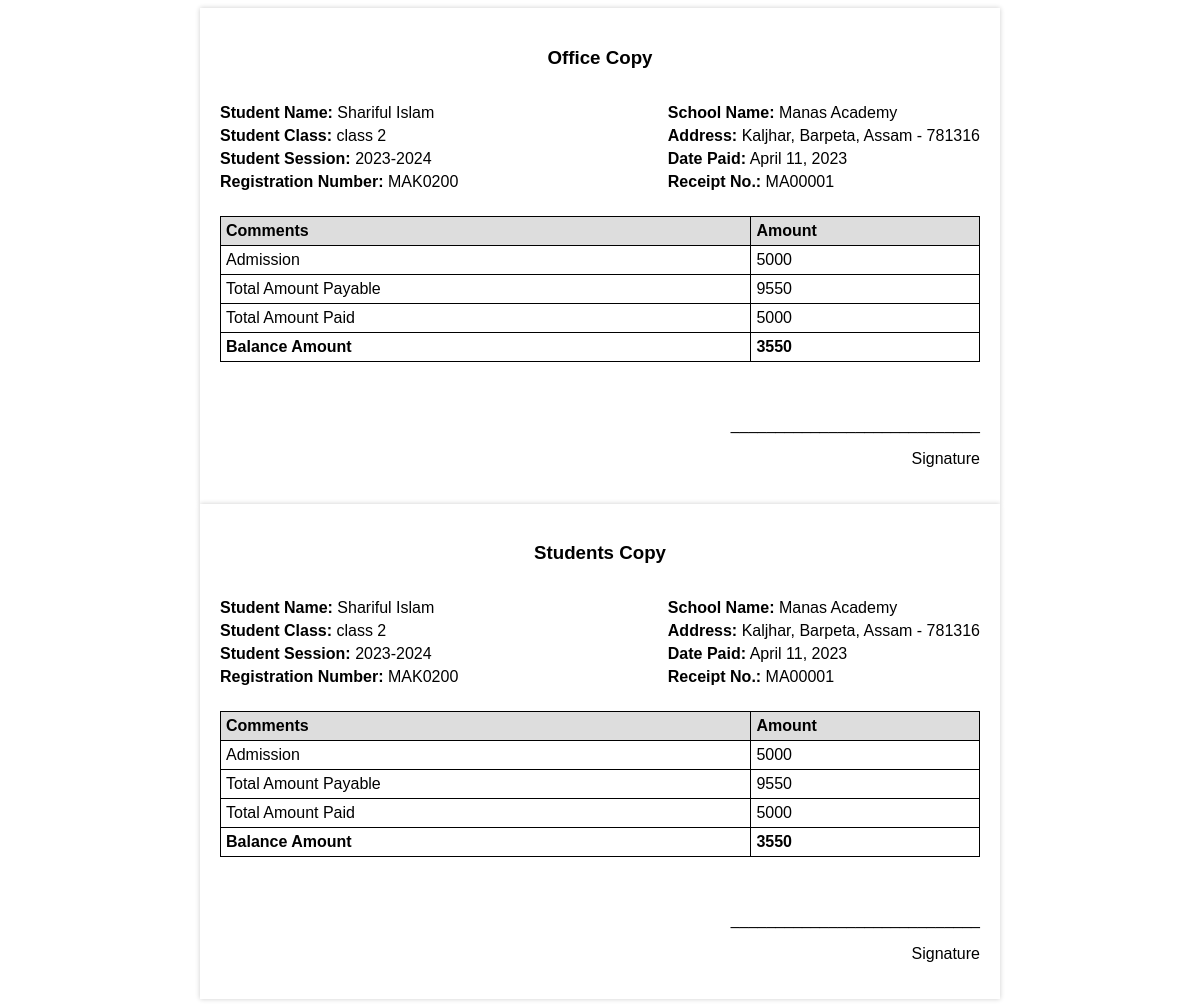
The app's page /finance/receipt/1/print/ with its own data.
### apps/finance/models.py (models this page shows, shortened)
class Receipt(models.Model):
    invoice = models.ForeignKey(Invoice, on_delete=models.CASCADE)
    amount_paid = models.IntegerField()
    date_paid = models.DateField(default=timezone.now)
    comment = models.CharField(max_length=200, blank=True)
    invoice_no = models.CharField(max_length=10, default=increment_invoice_number )

class Invoice(models.Model):
    student = models.ForeignKey(Student, on_delete=models.CASCADE)
    session = models.ForeignKey(AcademicSession, on_delete=models.CASCADE)
    term = models.ForeignKey(AcademicTerm, on_delete=models.CASCADE)
    class_for = models.ForeignKey(StudentClass, on_delete=models.CASCADE)
    balance_from_previous_term = models.IntegerField(default=0)
    status = models.CharField(
        max_length=20,
        choices=[("active", "Active"), ("closed", "Closed")],
        default="active",
    )
    discount = models.IntegerField(default=0)
    class Meta:
        ordering = ["student", "term"]
    def balance(self):
        payable = self.total_amount_payable()
        paid = self.total_amount_paid()
        return payable - paid - self.discount
    def amount_payable(self):
        items = InvoiceItem.objects.filter(invoice=self)
        total = 0
        for item in items:
            total += item.amount
        return total
    def total_amount_payable(self):
        return self.balance_from_previous_term + self.amount_payable()
    def total_amount_paid(self):
        receipts = Receipt.objects.filter(invoice=self)
        amount = 0
        for receipt in receipts:
            amount += receipt.amount_paid
        return amount

class InvoiceItem(models.Model):
    invoice = models.ForeignKey(Invoice, on_delete=models.CASCADE)
    CHOICES = [
        ("Admission Fee", "Admission Fee"),
		("Exam Fee","Exam Fee"),
		("Annual Function","Annual Function"),
		("Festival Fee","Festival Fee"),
        ("Library Fee","Library Fee"),
		("Electricity","Electricity"),
		("School Development","School Development"),
		("Id card, Diary, Belt & Tie","Id card, Diary, Belt & Tie"),
		("Tution Fee", "Tution Fee"),
    ]
    description = models.CharField(max_length=200, choices=CHOICES)
    amount = models.IntegerField()

### apps/students/models.py (models this page shows, shortened)
class Student(models.Model):
    STATUS_CHOICES = [("active", "Active"), ("inactive", "Inactive")]
    GENDER_CHOICES = [("male", "Male"), ("female", "Female")]
    CATEGORY_CHOICE = [("General", "General"),
                       ("SC", "SC"),
                       ("ST", "ST"),
                       ("OBC", "OBC"),
                       ("MOBC", "MOBC"),
                       ("Others", "Others"),
                       ]
    current_status = models.CharField(
        max_length=10, choices=STATUS_CHOICES, default="active"
    )
    registration_number = models.CharField(max_length = 500, default = increment_reg_number, null = True, blank = True)
    firstname = models.CharField(max_length=200)
    surname = models.CharField(max_length=200)
    fathers_name = models.CharField(max_length=200, blank=True)
    mothers_name= models.CharField(max_length=200, blank=True)
    gender = models.CharField(max_length=10, choices=GENDER_CHOICES, default="male")
    date_of_birth = models.DateField(default=timezone.now)
    current_class = models.ForeignKey(
        StudentClass, on_delete=models.SET_NULL, blank=True, null=True
    )
    date_of_admission = models.DateField(default=timezone.now)
    mobile_num_regex = RegexValidator(
        regex="^[0-9]{10,15}$", message="Entered mobile number isn't in a right format!"
    )
    parent_mobile_number = models.CharField(
        validators=[mobile_num_regex], max_length=13, blank=True
    )
    Students_Category = models.CharField(max_length=15, choices=CATEGORY_CHOICE, default="General")
    educational_block = models.CharField(max_length=200, default="Bhabanipur Block")
    cluster_name = models.CharField(max_length=200, blank=True)
    address = models.TextField(blank=True)
    district = models.CharField(max_length=200, default="Barpeta")
    state = models.CharField(max_length=200, default= "Assam")
    country = models.CharField(max_length=200, default= "India")
    pin_regex = RegexValidator(
        regex="^[0-9]{5,7}$", message="Entered Pin number isn't in a right format!"
    )
    pin=models.CharField(validators=[pin_regex], max_length=6, default=None)
    aadhar_no_regex = RegexValidator(
        regex="^[0-9]{11,13}$", message='please entere a correct Aadhar number !'
    )
    aadhaar_number = models.CharField(validators=[aadhar_no_regex], max_length= 15, blank=True)
    name_of_the_bank = models.CharField(max_length=200, blank=True)
    account_no_regex = RegexValidator(
        regex="^[0-9]{10,20}$", message="Entered bank account number isn't in a right format!"
    )
    account_no = models.CharField(validators=[account_no_regex], max_length= 15, blank=True)
    branch_name = models.CharField(max_length=200, blank=True)
    ifsc_code = models.CharField(max_length=10, blank=True)
    others = models.TextField(blank=True)
    student_photo = models.ImageField(blank=True, upload_to="students/student_photos/")
    birth_certificate =models.FileField(blank=True, null=True, upload_to="students/birth_certificate/")
    class Meta:
        ordering = ["firstname", "surname"]

### apps/corecode/models.py (models this page shows)
class StudentClass(models.Model):
    name = models.CharField(max_length=200, unique=True)
    class Meta:
        verbose_name = "Class"
        verbose_name_plural = "Classes"
        ordering = ["name"]
    def __str__(self):
        return self.name

class AcademicSession(models.Model):
    name = models.CharField(max_length=200, unique=True)
    current = models.BooleanField(default=True)
    class Meta:
        ordering = ["-name"]
    def __str__(self):
        return self.name

### apps/finance/views.py (the view)
# urls.py: path('receipt/<int:pk>/print/', views.ReceiptPrint, name='receipt-print'),
def ReceiptPrint(request, pk):
    invoice = Invoice.objects.all()
    student = Student.objects.all()
    receipt = get_object_or_404(Receipt, pk=pk)
    context = {
        'invoice': invoice,
        'student': student,
        'receipt': receipt
    }
    return render(request, 'finance/receipt_print.html', context)

### apps/corecode/context_processors.py (called while the page is built)
def site_defaults(request):
    current_session = AcademicSession.objects.get(current=True)
    current_term = AcademicTerm.objects.get(current=True)
    vals = SiteConfig.objects.all()
    contexts = {
        "current_session": current_session.name,
        "current_term": current_term.name,
    }
    for val in vals:
        contexts[val.key] = val.value
    return contexts

### apps/finance/templates/finance/receipt_print.html (shortened to what this page needs)
{% load static %}
<!DOCTYPE html>
<html lang="en">
<head>
</head>
<body>
    <div>
        <div class="container">
            <div class="header">
                <h3>Office Copy</h3>
            </div>
            <div class="info">
                <div class="left">
                    <p><strong>Student Name:</strong> {{ receipt.invoice.student.firstname }} {{ receipt.invoice.student.surname }}</p>
                    <p><strong>Student Class:</strong> {{ receipt.invoice.class_for }}</p>
                    <p><strong>Student Session:</strong> {{ receipt.invoice.session }}</p>
                    <p><strong>Registration Number:</strong> {{ receipt.invoice.student.registration_number }}</p>
                </div>
                <div class="right">
                    <p><strong>School Name:</strong> Manas Academy</p>
                    <p><strong>Address:</strong> Kaljhar, Barpeta, Assam - 781316</p>
                    <p><strong>Date Paid:</strong> {{ receipt.date_paid}}</p>
                    <p><strong>Receipt No.:</strong> {{ receipt.invoice_no }}</p>
                </div>
            </div>
            <div class="table">
                <table>
                    <thead>
                        <tr>
                            <th>Comments</th>
                            <th>Amount</th>
                        </tr>
                    </thead>
                    <tbody>
                        <tr>
                            <td>{{receipt.comment}}</td>
                            <td>{{receipt.amount_paid}}</td>
                        </tr>
                        <tr>
                            <td>Total Amount Payable</td>
                            <td>{{receipt.invoice.total_amount_payable}}</td>
                        </tr>
                        <tr>
                            <td>Total Amount Paid</td>
                            <td>{{receipt.invoice.total_amount_paid}}</td>
                        </tr>
                        <tr>
                            <td> <strong>Balance Amount </strong></td>
                            <td><strong>{{receipt.invoice.balance}}</strong></td>
                        </tr>
                    </tbody>
                </table>
            </div>
            <div class="signature">
                <br>
                <p>____________________________</p>
                <p>Signature</p>
            </div>
        </div>
        <div class="container">
            <div class="header">
                <h3>Students Copy</h3>
            </div>
            <div class="info">
                <div class="left">
                    <p><strong>Student Name:</strong> {{ receipt.invoice.student.firstname }} {{ receipt.invoice.student.surname }}</p>
                    <p><strong>Student Class:</strong> {{ receipt.invoice.class_for }}</p>
                    <p><strong>Student Session:</strong> {{ receipt.invoice.session }}</p>
                    <p><strong>Registration Number:</strong> {{ receipt.invoice.student.registration_number }}</p>
                </div>
                <div class="right">
                    <p><strong>School Name:</strong> Manas Academy</p>
                    <p><strong>Address:</strong> Kaljhar, Barpeta, Assam - 781316</p>
                    <p><strong>Date Paid:</strong> {{ receipt.date_paid}}</p>
                    <p><strong>Receipt No.:</strong> {{ receipt.invoice_no }}</p>
                </div>
            </div>
            <div class="table">
                <table>
                    <thead>
                        <tr>
                            <th>Comments</th>
                            <th>Amount</th>
                        </tr>
                    </thead>
                    <tbody>
                        <tr>
                            <td>{{receipt.comment}}</td>
                            <td>{{receipt.amount_paid}}</td>
                        </tr>
                        <tr>
                            <td>Total Amount Payable</td>
                            <td>{{receipt.invoice.total_amount_payable}}</td>
                        </tr>
                        <tr>
                            <td>Total Amount Paid</td>
                            <td>{{receipt.invoice.total_amount_paid}}</td>
                        </tr>
                        <tr>
                            <td> <strong>Balance Amount </strong></td>
                            <td><strong>{{receipt.invoice.balance}}</strong></td>
                        </tr>
                    </tbody>
                </table>
            </div>
            <div class="signature">
                <br>
                <p>____________________________</p>
                <p>Signature</p>
            </div>
        </div>
    </div>
</body>
</html>

### apps/finance/templates/finance/receipt_print.html (style rules this page uses)
* { box-sizing: border-box; }
body { font-family: Arial, sans-serif; margin: 1; }
.container { width: 80%; max-width: 800px; margin: 0 auto; background-color: #fff; padding: 20px; box-shadow: 0px 0px 5px 0px rgba(0, 0, 0, 0.2); }
.header { text-align: center; margin-bottom: 30px; }
.info { display: flex; justify-content: space-between; margin-bottom: 20px; }
.info p { margin: 5px 0; }
.table { width: 100%; margin-bottom: 20px; }
table { width: 100%; border-collapse: collapse; }
th, td { border: 1px solid black; padding: 5px; text-align: left; }
th { background-color: #ddd; }
.signature { text-align: right; }

### records on screen
Receipt: invoice.student.firstname "Shariful", invoice.student.surname "Islam", invoice.class_for "class 2", invoice.session "2023-2024", invoice.student.registration_number "MAK0200", date_paid "April 11, 2023", invoice_no "MA00001", comment "Admission", amount_paid "5000", invoice.total_amount_payable "9550", invoice.total_amount_paid "5000", invoice.balance "3550"
